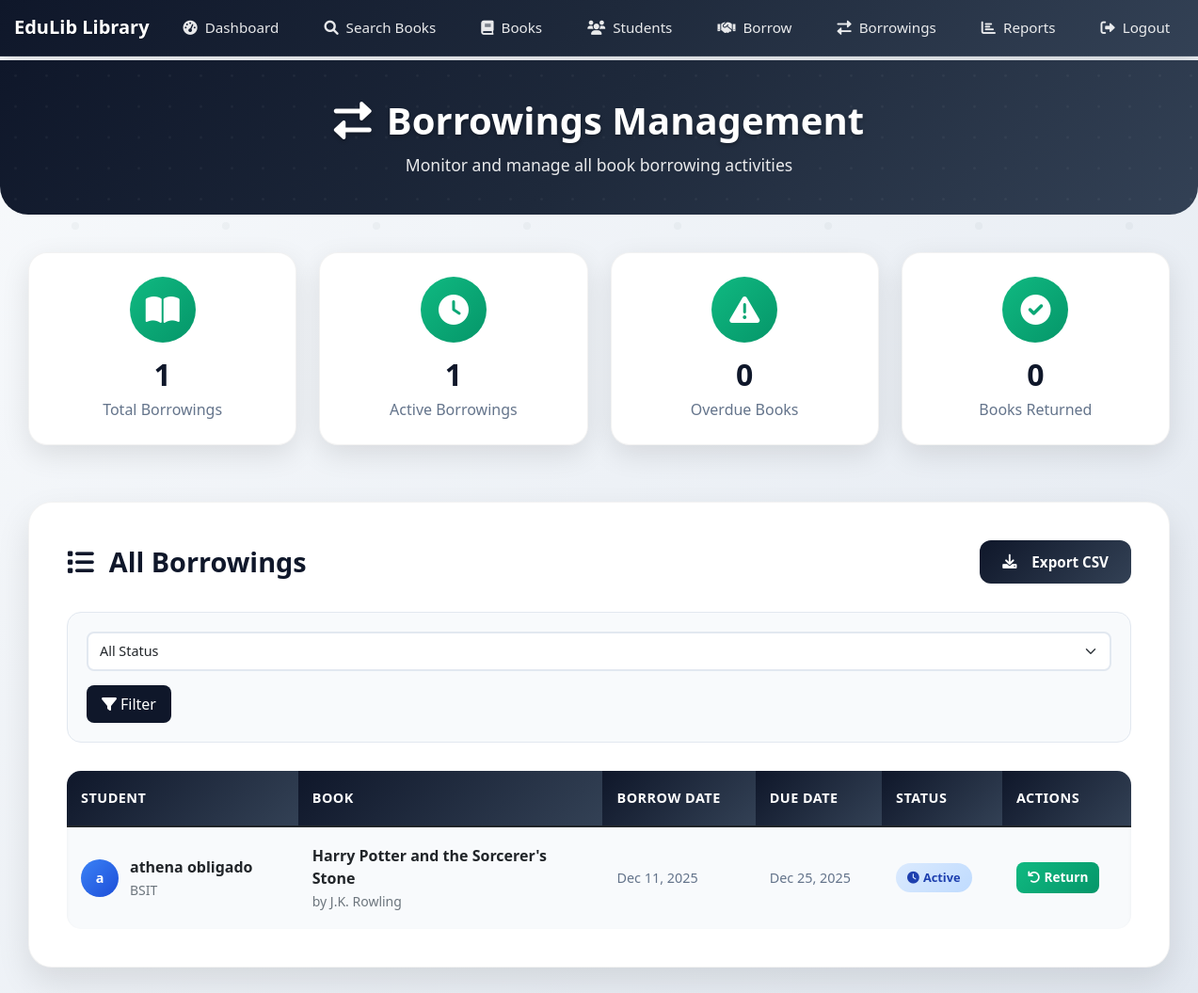
The app's page /borrowings (signed in), older data.
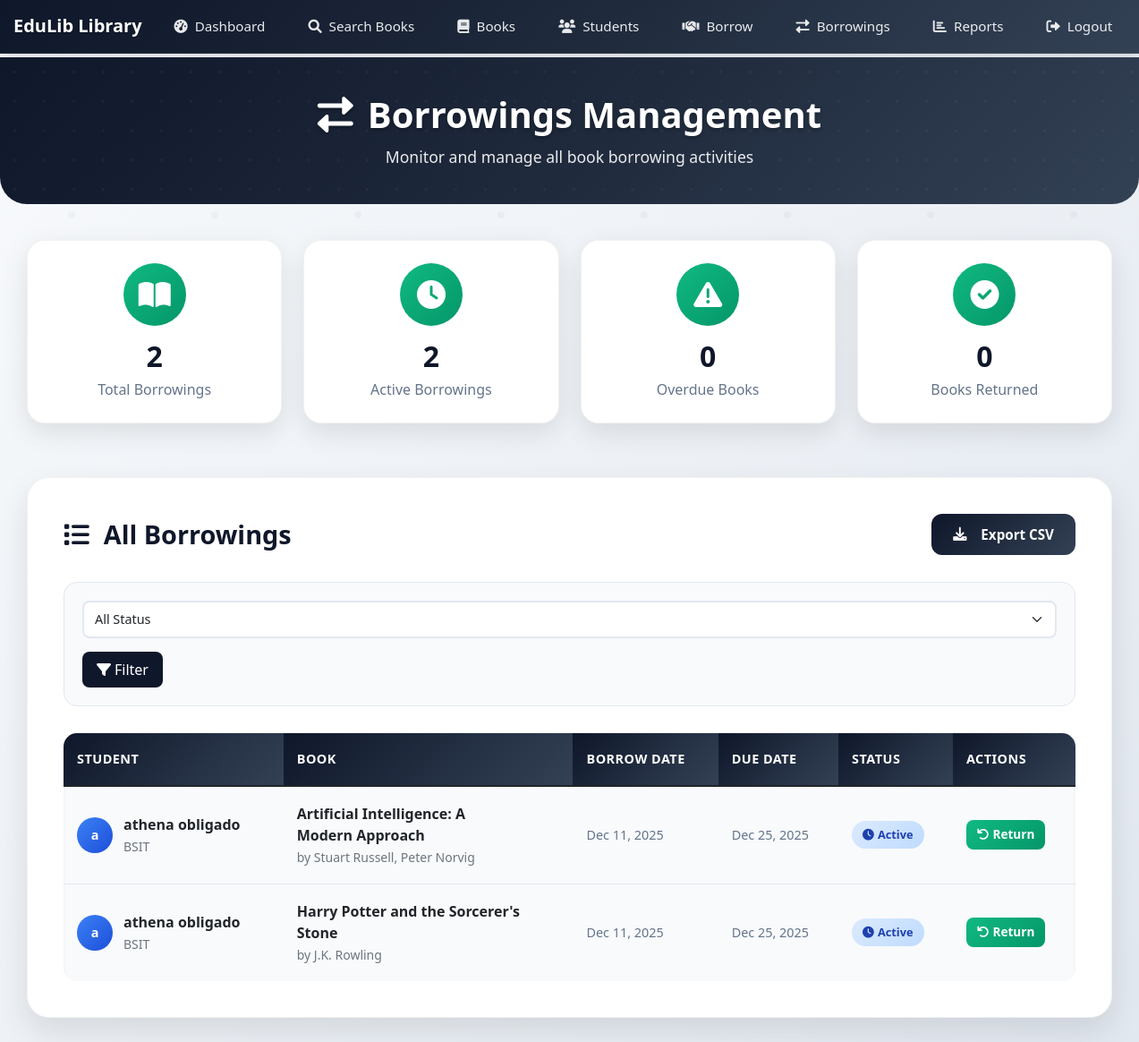
The same page, newer data.
### app/models.py (models this page shows, shortened)
class Borrowing(db.Model):
    id = db.Column(db.Integer, primary_key=True)
    student_id = db.Column(db.Integer, db.ForeignKey('student.id'), nullable=False)
    book_id = db.Column(db.Integer, db.ForeignKey('book.id'), nullable=False)
    borrow_date = db.Column(db.DateTime, nullable=False, default=datetime.utcnow)
    due_date = db.Column(db.DateTime, nullable=False)
    return_date = db.Column(db.DateTime)
    status = db.Column(db.String(20), nullable=False, default='borrowed')

class Student(UserMixin, db.Model):
    id = db.Column(db.Integer, primary_key=True)
    email = db.Column(db.String(120), unique=True, nullable=False)
    password_hash = db.Column(db.String(128))
    full_name = db.Column(db.String(100), nullable=False)
    class_name = db.Column(db.String(50), nullable=False)
    school = db.Column(db.String(100), nullable=False)
    contact = db.Column(db.String(100))
    is_admin = db.Column(db.Boolean, default=False)
    borrowings = db.relationship('Borrowing', backref='student', lazy=True)

class Book(db.Model):
    id = db.Column(db.Integer, primary_key=True)
    isbn = db.Column(db.String(13), unique=True, nullable=False)
    title = db.Column(db.String(200), nullable=False)
    author = db.Column(db.String(100), nullable=False)
    genre = db.Column(db.String(50))
    quantity = db.Column(db.Integer, nullable=False, default=1)
    available_quantity = db.Column(db.Integer, nullable=False, default=1)
    borrowings = db.relationship('Borrowing', backref='book', lazy=True)

### app/routes.py (the view)
@bp.route('/borrowings')
@admin_required
def borrowings():
    from datetime import datetime
    borrowings = Borrowing.query.order_by(Borrowing.borrow_date.desc()).all()
    current_time = datetime.utcnow()
    total_borrowings = len(borrowings)
    active_count = sum(1 for b in borrowings if b.status == 'borrowed')
    overdue_count = sum(1 for b in borrowings if b.status == 'borrowed' and b.due_date < current_time)
    returned_count = sum(1 for b in borrowings if b.status == 'returned')
    return render_template('borrowings.html',
                         borrowings=borrowings,
                         current_time=current_time,
                         total_borrowings=total_borrowings,
                         active_count=active_count,
                         overdue_count=overdue_count,
                         returned_count=returned_count)

### app/__init__.py (called while the page is built)
@login_manager.user_loader
def load_user(user_id):
    from .models import Student
    return Student.query.get(int(user_id))

### app/routes.py (called while the page is built)
def admin_required(f):
    @wraps(f)
    def decorated_function(*args, **kwargs):
        if not current_user.is_authenticated or not current_user.is_admin:
            flash('Access denied. This is for administrators only.')
            return redirect(url_for('main.dashboard'))
        return f(*args, **kwargs)
    return decorated_function

### app/templates/borrowings.html (shortened to what this page needs)
{% extends "base.html" %}
{% block content %}
<div class="page-header">
    <div class="container">
        <div class="row">
            <div class="col-12 text-center">
                <h1><i class="fas fa-exchange-alt me-3"></i>Borrowings Management</h1>
                <p>Monitor and manage all book borrowing activities</p>
            </div>
        </div>
    </div>
</div>
<div class="container">
    <div class="stats-section">
        <div class="row">
            <div class="col-lg-3 col-md-6">
                <div class="stats-card">
                    <div class="icon-wrapper">
                        <i class="fas fa-book-open"></i>
                    </div>
                    <h3>{{ borrowings|length }}</h3>
                    <p>Total Borrowings</p>
                </div>
            </div>
            <div class="col-lg-3 col-md-6">
                <div class="stats-card">
                    <div class="icon-wrapper">
                        <i class="fas fa-clock"></i>
                    </div>
                    <h3>{{ active_count }}</h3>
                    <p>Active Borrowings</p>
                </div>
            </div>
            <div class="col-lg-3 col-md-6">
                <div class="stats-card">
                    <div class="icon-wrapper">
                        <i class="fas fa-exclamation-triangle"></i>
                    </div>
                    <h3>{% set overdue_count = 0 %}{% for b in borrowings %}{% if b.status == 'borrowed' and b.due_date < b.borrow_date.replace(hour=23, minute=59, second=59) %}{% set overdue_count = overdue_count + 1 %}{% endif %}{% endfor %}{{ overdue_count }}</h3>
                    <p>Overdue Books</p>
                </div>
            </div>
            <div class="col-lg-3 col-md-6">
                <div class="stats-card">
                    <div class="icon-wrapper">
                        <i class="fas fa-check-circle"></i>
                    </div>
                    <h3>{{ returned_count }}</h3>
                    <p>Books Returned</p>
                </div>
            </div>
        </div>
    </div>
    <div class="content-section">
        <div class="section-header">
            <h3><i class="fas fa-list me-3"></i>All Borrowings</h3>
            <a href="{{ url_for('main.export_borrowings_csv') }}" class="btn-export-header">
                <i class="fas fa-download me-2"></i>Export CSV
            </a>
        </div>
        {% if borrowings %}
        <div class="filter-section">
            <div class="filter-controls">
                <select class="form-select filter-select" id="statusFilter">
                    <option value="">All Status</option>
                </select>
                <button class="btn btn-filter" onclick="filterBorrowings()">
                    <i class="fas fa-filter me-1"></i>Filter
                </button>
            </div>
        </div>
        <div class="borrowings-table-container">
            <div class="table-responsive">
                <table class="table borrowings-table">
                    <thead>
                        <tr>
                            <th>Student</th>
                            <th>Book</th>
                            <th>Borrow Date</th>
                            <th>Due Date</th>
                            <th>Status</th>
                            <th>Actions</th>
                        </tr>
                    </thead>
                    <tbody>
                        {% for borrowing in borrowings %}
                        <tr data-status="{{ borrowing.status }}">
                            <td>
                                <div class="student-info">
                                    <div class="student-avatar">
                                        {{ borrowing.student.full_name[0] }}
                                    </div>
                                    <div>
                                        <div class="fw-bold text-dark">{{ borrowing.student.full_name }}</div>
                                        <small class="text-muted">{{ borrowing.student.class_name }}</small>
                                    </div>
                                </div>
                            </td>
                            <td>
                                <div class="book-info">
                                    <div class="fw-bold text-dark">{{ borrowing.book.title }}</div>
                                    <small class="text-muted">by {{ borrowing.book.author }}</small>
                                </div>
                            </td>
                            <td>
                                <div class="date-info">
                                    {{ borrowing.borrow_date.strftime('%b %d, %Y') }}
                                </div>
                            </td>
                            <td>
                                <div class="date-info {% if borrowing.status == 'borrowed' and borrowing.due_date < current_time %}overdue-date{% else %}due-date{% endif %}">
                                    {{ borrowing.due_date.strftime('%b %d, %Y') }}
                                </div>
                            </td>
                            <td>
                                {% if borrowing.status == 'borrowed' %}
                                    {% if borrowing.due_date < current_time %}
                                        <span class="status-badge status-overdue">
                                            <i class="fas fa-exclamation-triangle me-1"></i>Overdue
                                        </span>
                                    {% else %}
                                        <span class="status-badge status-active">
                                            <i class="fas fa-clock me-1"></i>Active
                                        </span>
                                    {% endif %}
                                {% else %}
                                    <span class="status-badge status-returned">
                                        <i class="fas fa-check me-1"></i>Returned
                                    </span>
                                {% endif %}
                            </td>
                            <td>
                                {% if borrowing.status == 'borrowed' %}
                                    <form method="POST" action="{{ url_for('main.return_book', id=borrowing.id) }}" style="display:inline;">
                                        <button type="submit" class="btn-return-book" onclick="return confirm('Mark this book as returned?')">
                                            <i class="fas fa-undo me-1"></i>Return
                                        </button>
                                    </form>
                                {% endif %}
                            </td>
                        </tr>
                        {% endfor %}
                    </tbody>
                </table>
            </div>
        </div>
        {% else %}
        <div class="empty-state">
            <i class="fas fa-exchange-alt"></i>
            <h4>No Borrowing Records</h4>
            <p>There are no borrowing records in the system yet. Students will appear here once they start borrowing books.</p>
        </div>
        {% endif %}
    </div>
</div>
{% endblock %}

### app/templates/base.html (shortened to what this page needs)
<!DOCTYPE html>
<html lang="en">
<head>
    <link href="https://cdn.jsdelivr.net/npm/bootstrap@5.1.3/dist/css/bootstrap.min.css" rel="stylesheet">
    <link href="https://cdnjs.cloudflare.com/ajax/libs/font-awesome/6.0.0/css/all.min.css" rel="stylesheet">
</head>
<body>
    <nav class="navbar navbar-expand-lg navbar-custom">
        <div class="container">
            <a class="navbar-brand" href="{{ url_for('main.index') }}">EduLib Library</a>
            {% if current_user.is_authenticated and current_user.is_admin %}
                <div class="collapse navbar-collapse" id="adminNavbar">
                    <div class="navbar-nav ms-auto">
                        <a class="nav-link" href="{{ url_for('main.dashboard') }}">
                            <i class="fas fa-tachometer-alt me-2"></i>Dashboard
                        </a>
                        <a class="nav-link" href="{{ url_for('main.search_books') }}">
                            <i class="fas fa-search me-2"></i>Search Books
                        </a>
                        <a class="nav-link" href="{{ url_for('main.books') }}">
                            <i class="fas fa-book me-2"></i>Books
                        </a>
                        <a class="nav-link" href="{{ url_for('main.students') }}">
                            <i class="fas fa-users me-2"></i>Students
                        </a>
                        <a class="nav-link" href="{{ url_for('main.borrow') }}">
                            <i class="fas fa-handshake me-2"></i>Borrow
                        </a>
                        <a class="nav-link" href="{{ url_for('main.borrowings') }}">
                            <i class="fas fa-exchange-alt me-2"></i>Borrowings
                        </a>
                        <a class="nav-link" href="{{ url_for('main.reports') }}">
                            <i class="fas fa-chart-bar me-2"></i>Reports
                        </a>
                        <a class="nav-link" href="{{ url_for('main.logout') }}">
                            <i class="fas fa-sign-out-alt me-2"></i>Logout
                        </a>
                    </div>
                </div>
            {% endif %}
        </div>
    </nav>
    <div class="container mt-4">
        {% block content %}{% endblock %}
    </div>
</body>
</html>

### app/templates/base.html (style rules this page uses)
.navbar-custom { background: linear-gradient(135deg, #0f172a 0%, #1e293b 50%, #334155 100%) !important; box-shadow: 0 4px 20px rgba(0,0,0,0.15); border-bottom: 1px solid rgba(255,255,255,0.1); }
.navbar-custom .navbar-brand { font-weight: 700; color: white !important; text-shadow: 0 1px 2px rgba(0,0,0,0.3); }
.navbar-custom .nav-link { color: rgba(255,255,255,0.9) !important; font-weight: 500; transition: all 0.3s ease; position: relative; }
.navbar-custom .nav-link::after { content: ''; position: absolute; bottom: -5px; left: 50%; width: 0; height: 2px; background: linear-gradient(90deg, #60a5fa, #a78bfa); transition: all 0.3s ease; transform: translateX(-50%); }
body { font-family: 'Segoe UI', Tahoma, Geneva, Verdana, sans-serif; background: linear-gradient(135deg, #f8fafc 0%, #e2e8f0 100%); min-height: 100vh; position: relative; }
body::before { content: ''; position: fixed; top: 0; left: 0; width: 100%; height: 100%; pointer-events: none; z-index: -1; }
.container { max-width: 100%; padding-left: 15px; padding-right: 15px; }
.btn { border-radius: 25px; font-weight: 600; transition: all 0.3s ease; }
@media (min-width: 992px) { #adminNavbar .navbar-nav { align-items: center; gap: 8px; } }
@media (min-width: 992px) { #adminNavbar .nav-link { padding: 10px 18px; margin: 0 2px; border-radius: 8px; transition: all 0.3s ease; font-weight: 500; font-size: 0.95rem; white-space: nowrap; } }

Row changes from the older to the newer data that the page shows:
added Borrowing: student "a", student.full_name "athena obligado", student.class_name "BSIT", book "Artificial Intelligence: A Modern Approach", book.author "Stuart Russell, Peter Norvig", borrow_date "Dec 11, 2025", due_date "Dec 25, 2025", status "borrowed" (drawn)
Text that changed along with them:
{{ borrowings|length }}: "1" → "2"
{{ active_count }}: "1" → "2"
